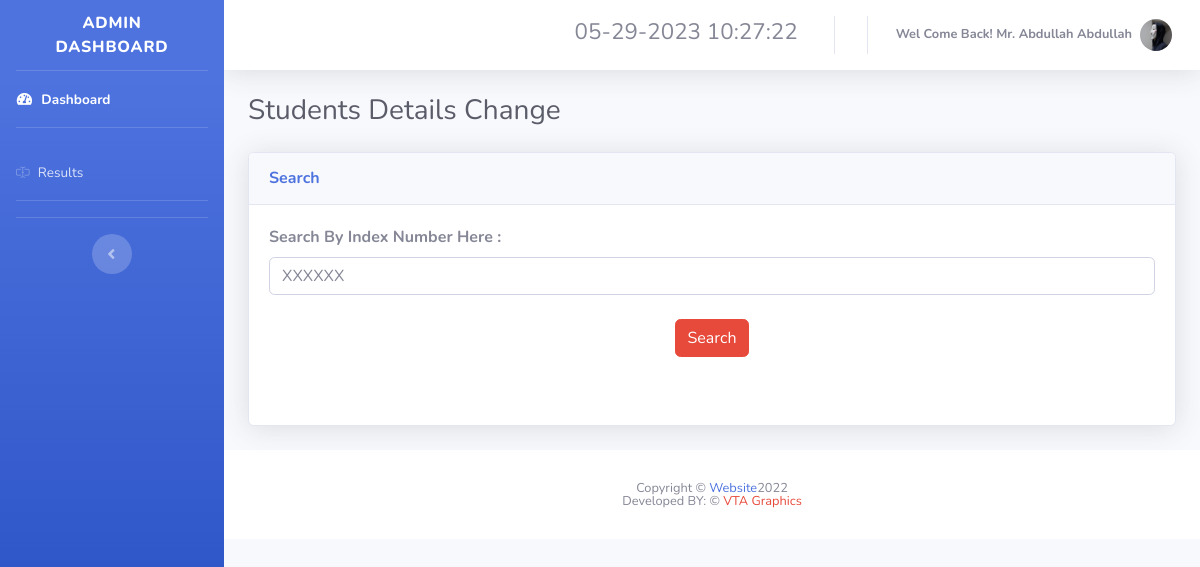
Screenshot of /hilurians2/results_sea.php (signed in) with the database file from the repository.
### tables this page shows
CREATE TABLE `user` (
  `ID` int(11) NOT NULL,
  `First_Name` varchar(20) NOT NULL,
  `Last_Name` varchar(20) NOT NULL,
  `dob` date NOT NULL,
  `Gender` varchar(6) NOT NULL,
  `email` varchar(35) NOT NULL,
  `phone` varchar(10) NOT NULL,
  `username` varchar(15) NOT NULL,
  `password` text NOT NULL,
  `usertype` varchar(30) NOT NULL,
  `created_time` datetime NOT NULL DEFAULT current_timestamp(),
  `index_or_staff` varchar(5) NOT NULL,
  `NIC` varchar(12) NOT NULL,
  `image` text NOT NULL,
  `u_status` int(1) NOT NULL
);

### hilurians2/results_sea.php (the view, shortened to what this page needs)
<?php
    include 'connection.php';
?>
<!DOCTYPE html>
<html lang="en">
<head>
    <link href="vendor/fontawesome-free/css/all.min.css" rel="stylesheet" type="text/css">
    <link href="css/sb-admin-2.min.css" rel="stylesheet">
    <link rel="stylesheet" href="https://cdn.jsdelivr.net/npm/bootstrap-icons@1.10.2/font/bootstrap-icons.css">
    <link rel="stylesheet" href="https://cdnjs.cloudflare.com/ajax/libs/normalize/5.0.0/normalize.min.css">
    <link rel="stylesheet" href="css/stylesearch.css">
</head>
<body id="page-top">
    <link rel="stylesheet" href="https://use.fontawesome.com/releases/v5.1.0/css/all.css">
    <div id="wrapper">
        <ul class="navbar-nav bg-gradient-primary sidebar sidebar-dark accordion" id="accordionSidebar">
            <a class="sidebar-brand d-flex align-items-center justify-content-center" href="#">
                <div class="sidebar-brand-text mx-3">Admin Dashboard <sup></sup></div>
            </a>
            <hr class="sidebar-divider my-0">
            <li class="nav-item active">
                <a class="nav-link" href="admin.php">
                    <i class="fas fa-fw fa-tachometer-alt"></i>
                    <span>Dashboard</span></a>
            </li>
            <hr class="sidebar-divider">
            <li class="nav-item">
                <a class="nav-link" href="results_sea.php">
                <i class="bi bi-input-cursor-text"></i>
                    <span>Results</span>
                </a>
            </li>
            <hr class="sidebar-divider d-none d-md-block">
            <hr class="sidebar-divider d-none d-md-block">
            <div class="text-center d-none d-md-inline">
                <button class="rounded-circle border-0" id="sidebarToggle"></button>
            </div>
        </ul>
        <div id="content-wrapper" class="d-flex flex-column">
            <div id="content">
                <nav class="navbar navbar-expand navbar-light bg-white topbar mb-4 static-top shadow">
                    <ul class="navbar-nav ml-auto">
                        <li class="nav-item dropdown no-arrow">
                            <a class="nav-link" href="#" role="button">
                                <h3><span class="mr-2 d-none d-lg-inline text-gray-600 small" id="date-time"></span></h3>
                            </a>
                        </li>
                        <li class="nav-item dropdown no-arrow">
                            <a class="nav-link dropdown-toggle" href="#" id="userDropdown" role="button"
                                data-toggle="dropdown" aria-haspopup="true" aria-expanded="false">
                                <span class="mr-2 d-none d-lg-inline text-gray-600 small">
                                    <b>
                                    <?php
                                        $sql="SELECT * FROM user WHERE username='".$_SESSION["username"]."'";
                                        $exe=mysqli_query($con,$sql);
                                        $row=mysqli_fetch_array($exe);
                                            $fname=$row['First_Name'];
                                            $lname=$row['Last_Name'];
                                            $gender=$row['Gender'];
                                        if ($gender == "Male")
                                        {
                                            echo "Wel Come Back! Mr.  ".$fname." ".$lname;
                                        }
                                        else
                                        {
                                            echo "Wel Come Back! Ms.  ".$fname." ".$lname;
                                        }
                                    ?>
                                    </b>
                                </span>
                                <img class="img-profile rounded-circle"
                                    src="img/<?php echo $row['image']; ?>">
                            </a>
                        </li>
                    </ul>
                </nav>
                <div class="container-fluid">
                    <div class="d-sm-flex align-items-center justify-content-between mb-4">
                        <h1 class="h3 mb-0 text-gray-800">Students Details Change</h1>
                    </div>
<div class="card shadow mb-4">
    <div class="card-header py-3">
        <h6 class="m-0 font-weight-bold text-primary">Search</h6>
    </div>
    <div class="card-body">
        <form action="" method="post">
            <div>
                <label> <b> Search By Index Number Here : </b> </label>
                <input type="text" class="form-control" name="indexn" placeholder="XXXXXX" required="require" autocomplete="off" onkeypress="funNumber()" ><br>
                <center><button class="btn btn-danger btn-md" type="submit" name="search"> Search </button></center><br>
            </div>
        </form>
            <?php
                include 'result_sheet.php';
            ?>
    <footer class="sticky-footer bg-white" style="bottom: 0;width: 100%;">
        <div class="container my-auto" align="center">
            <div class="copyright text-center my-auto">
                <span>Copyright &copy; <span class="text-primary">Website</span>2022</span>
                <br>
                <span>Developed BY: &copy; <span class="text-danger">VTA Graphics</span></span>
            </div>
        </div>
    </footer>
</body>
</html>

### hilurians2/css/stylesearch.css (style rules this page uses)
body { background: #7D26CD; }

### rows the page displays
user: First_Name "Abdullah", Last_Name "Abdullah", image (picture)
